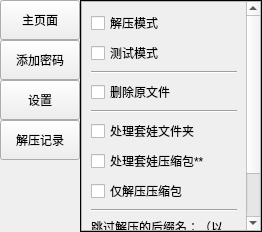
<?xml version="1.0" encoding="UTF-8"?>
<ui version="4.0">
 <class>MainWindow</class>
 <widget class="QMainWindow" name="MainWindow">
  <property name="geometry">
   <rect>
    <x>0</x>
    <y>0</y>
    <width>262</width>
    <height>232</height>
   </rect>
  </property>
  <property name="windowTitle">
   <string>OnlyUnzip</string>
  </property>
  <property name="unifiedTitleAndToolBarOnMac">
   <bool>false</bool>
  </property>
  <widget class="QWidget" name="centralwidget">
   <layout class="QHBoxLayout" name="horizontalLayout" stretch="0,0">
    <property name="spacing">
     <number>0</number>
    </property>
    <property name="leftMargin">
     <number>0</number>
    </property>
    <property name="topMargin">
     <number>0</number>
    </property>
    <property name="rightMargin">
     <number>0</number>
    </property>
    <property name="bottomMargin">
     <number>0</number>
    </property>
    <item>
     <layout class="QVBoxLayout" name="verticalLayout_7">
      <item>
       <layout class="QVBoxLayout" name="verticalLayout_6">
        <property name="spacing">
         <number>0</number>
        </property>
        <item>
         <widget class="QPushButton" name="button_page_main">
          <property name="minimumSize">
           <size>
            <width>0</width>
            <height>40</height>
           </size>
          </property>
          <property name="maximumSize">
           <size>
            <width>16777215</width>
            <height>16777215</height>
           </size>
          </property>
          <property name="text">
           <string>主页面</string>
          </property>
          <property name="autoRepeat">
           <bool>false</bool>
          </property>
          <property name="autoDefault">
           <bool>false</bool>
          </property>
          <property name="default">
           <bool>false</bool>
          </property>
          <property name="flat">
           <bool>false</bool>
          </property>
          <attribute name="buttonGroup">
           <string notr="true">buttonGroup</string>
          </attribute>
         </widget>
        </item>
        <item>
         <widget class="QPushButton" name="button_page_password">
          <property name="minimumSize">
           <size>
            <width>0</width>
            <height>40</height>
           </size>
          </property>
          <property name="maximumSize">
           <size>
            <width>16777215</width>
            <height>16777215</height>
           </size>
          </property>
          <property name="text">
           <string>添加密码</string>
          </property>
          <attribute name="buttonGroup">
           <string notr="true">buttonGroup</string>
          </attribute>
         </widget>
        </item>
        <item>
         <widget class="QPushButton" name="button_page_setting">
          <property name="minimumSize">
           <size>
            <width>0</width>
            <height>40</height>
           </size>
          </property>
          <property name="maximumSize">
           <size>
            <width>16777215</width>
            <height>16777215</height>
           </size>
          </property>
          <property name="text">
           <string>设置</string>
          </property>
          <attribute name="buttonGroup">
           <string notr="true">buttonGroup</string>
          </attribute>
         </widget>
        </item>
        <item>
         <widget class="QPushButton" name="button_page_history">
          <property name="minimumSize">
           <size>
            <width>0</width>
            <height>40</height>
           </size>
          </property>
          <property name="maximumSize">
           <size>
            <width>16777215</width>
            <height>16777215</height>
           </size>
          </property>
          <property name="text">
           <string>解压记录</string>
          </property>
          <attribute name="buttonGroup">
           <string notr="true">buttonGroup</string>
          </attribute>
         </widget>
        </item>
       </layout>
      </item>
      <item>
       <spacer name="verticalSpacer">
        <property name="orientation">
         <enum>Qt::Vertical</enum>
        </property>
        <property name="sizeHint" stdset="0">
         <size>
          <width>0</width>
          <height>0</height>
         </size>
        </property>
       </spacer>
      </item>
     </layout>
    </item>
    <item>
     <widget class="QStackedWidget" name="stackedWidget">
      <property name="acceptDrops">
       <bool>false</bool>
      </property>
      <property name="frameShape">
       <enum>QFrame::Box</enum>
      </property>
      <property name="currentIndex">
       <number>2</number>
      </property>
      <widget class="QWidget" name="page">
       <property name="acceptDrops">
        <bool>false</bool>
       </property>
       <layout class="QVBoxLayout" name="verticalLayout_3" stretch="3,0,0">
        <property name="spacing">
         <number>0</number>
        </property>
        <property name="leftMargin">
         <number>0</number>
        </property>
        <property name="topMargin">
         <number>0</number>
        </property>
        <property name="rightMargin">
         <number>0</number>
        </property>
        <property name="bottomMargin">
         <number>3</number>
        </property>
        <item>
         <widget class="QLabel" name="label_icon">
          <property name="acceptDrops">
           <bool>true</bool>
          </property>
          <property name="frameShape">
           <enum>QFrame::NoFrame</enum>
          </property>
          <property name="text">
           <string>图标</string>
          </property>
          <property name="scaledContents">
           <bool>true</bool>
          </property>
         </widget>
        </item>
        <item>
         <widget class="Line" name="line_3">
          <property name="orientation">
           <enum>Qt::Horizontal</enum>
          </property>
         </widget>
        </item>
        <item>
         <layout class="QVBoxLayout" name="verticalLayout_2">
          <property name="spacing">
           <number>0</number>
          </property>
          <item>
           <widget class="QLabel" name="label_current_file">
            <property name="maximumSize">
             <size>
              <width>16777215</width>
              <height>36</height>
             </size>
            </property>
            <property name="text">
             <string>显示当前文件</string>
            </property>
            <property name="wordWrap">
             <bool>true</bool>
            </property>
           </widget>
          </item>
          <item>
           <widget class="QLabel" name="label_schedule">
            <property name="text">
             <string>显示当前进度</string>
            </property>
            <property name="wordWrap">
             <bool>true</bool>
            </property>
           </widget>
          </item>
         </layout>
        </item>
       </layout>
      </widget>
      <widget class="QWidget" name="page_2">
       <layout class="QGridLayout" name="gridLayout">
        <property name="leftMargin">
         <number>0</number>
        </property>
        <property name="topMargin">
         <number>0</number>
        </property>
        <property name="rightMargin">
         <number>0</number>
        </property>
        <property name="bottomMargin">
         <number>0</number>
        </property>
        <property name="spacing">
         <number>0</number>
        </property>
        <item row="0" column="0" colspan="2">
         <widget class="QPlainTextEdit" name="text_password">
          <property name="plainText">
           <string/>
          </property>
          <property name="placeholderText">
           <string>添加密码，一个密码占一行，点击“更新密码”即可更新</string>
          </property>
         </widget>
        </item>
        <item row="1" column="0">
         <layout class="QVBoxLayout" name="verticalLayout_8" stretch="1,2">
          <property name="spacing">
           <number>0</number>
          </property>
          <item>
           <widget class="QPushButton" name="button_read_clipboard">
            <property name="text">
             <string>读取剪切板</string>
            </property>
           </widget>
          </item>
          <item>
           <widget class="QPushButton" name="button_update_password">
            <property name="sizePolicy">
             <sizepolicy hsizetype="Minimum" vsizetype="Minimum">
              <horstretch>0</horstretch>
              <verstretch>0</verstretch>
             </sizepolicy>
            </property>
            <property name="text">
             <string>更新密码</string>
            </property>
           </widget>
          </item>
         </layout>
        </item>
        <item row="1" column="1">
         <layout class="QVBoxLayout" name="verticalLayout">
          <property name="spacing">
           <number>0</number>
          </property>
          <item>
           <widget class="QPushButton" name="button_export_password">
            <property name="text">
             <string>导出密码</string>
            </property>
           </widget>
          </item>
          <item>
           <widget class="QPushButton" name="button_export_password_with_number">
            <property name="text">
             <string>导出(含次数)</string>
            </property>
           </widget>
          </item>
          <item>
           <widget class="QPushButton" name="button_open_password">
            <property name="enabled">
             <bool>false</bool>
            </property>
            <property name="text">
             <string>打开导出文件</string>
            </property>
           </widget>
          </item>
         </layout>
        </item>
       </layout>
      </widget>
      <widget class="QWidget" name="page_3">
       <layout class="QVBoxLayout" name="verticalLayout_9">
        <property name="spacing">
         <number>0</number>
        </property>
        <property name="leftMargin">
         <number>0</number>
        </property>
        <property name="topMargin">
         <number>0</number>
        </property>
        <property name="rightMargin">
         <number>0</number>
        </property>
        <property name="bottomMargin">
         <number>0</number>
        </property>
        <item>
         <widget class="QScrollArea" name="scrollArea">
          <property name="widgetResizable">
           <bool>true</bool>
          </property>
          <widget class="QWidget" name="scrollAreaWidgetContents">
           <property name="geometry">
            <rect>
             <x>0</x>
             <y>0</y>
             <width>162</width>
             <height>229</height>
            </rect>
           </property>
           <layout class="QVBoxLayout" name="verticalLayout_4">
            <item>
             <widget class="QCheckBox" name="checkBox_model_unzip">
              <property name="toolTip">
               <string>&lt;html&gt;&lt;head/&gt;&lt;body&gt;&lt;p&gt;解压压缩包到当前文件所在目录&lt;/p&gt;&lt;/body&gt;&lt;/html&gt;</string>
              </property>
              <property name="text">
               <string>解压模式</string>
              </property>
              <attribute name="buttonGroup">
               <string notr="true">buttonGroup_check_model</string>
              </attribute>
             </widget>
            </item>
            <item>
             <widget class="QCheckBox" name="checkBox_model_test">
              <property name="toolTip">
               <string>&lt;html&gt;&lt;head/&gt;&lt;body&gt;&lt;p&gt;仅搜索压缩包的密码而不进行解压，结果显示在“历史记录”页&lt;/p&gt;&lt;/body&gt;&lt;/html&gt;</string>
              </property>
              <property name="text">
               <string>测试模式</string>
              </property>
              <attribute name="buttonGroup">
               <string notr="true">buttonGroup_check_model</string>
              </attribute>
             </widget>
            </item>
            <item>
             <widget class="Line" name="line">
              <property name="orientation">
               <enum>Qt::Horizontal</enum>
              </property>
             </widget>
            </item>
            <item>
             <widget class="QCheckBox" name="checkBox_delect_zip">
              <property name="toolTip">
               <string>&lt;html&gt;&lt;head/&gt;&lt;body&gt;&lt;p&gt;解压完成后删除原文件（到回收站）&lt;/p&gt;&lt;/body&gt;&lt;/html&gt;</string>
              </property>
              <property name="text">
               <string>删除原文件</string>
              </property>
             </widget>
            </item>
            <item>
             <widget class="Line" name="line_2">
              <property name="orientation">
               <enum>Qt::Horizontal</enum>
              </property>
             </widget>
            </item>
            <item>
             <widget class="QCheckBox" name="checkBox_nested_folders">
              <property name="toolTip">
               <string>&lt;html&gt;&lt;head/&gt;&lt;body&gt;&lt;p&gt;逻辑类似于Bandzip&lt;/p&gt;&lt;/body&gt;&lt;/html&gt;</string>
              </property>
              <property name="text">
               <string>处理套娃文件夹</string>
              </property>
              <property name="checked">
               <bool>false</bool>
              </property>
             </widget>
            </item>
            <item>
             <widget class="QCheckBox" name="checkBox_nested_zip">
              <property name="enabled">
               <bool>true</bool>
              </property>
              <property name="toolTip">
               <string>&lt;html&gt;&lt;head/&gt;&lt;body&gt;&lt;p&gt;逻辑为：将解压后的文件重新运行一次解压&lt;/p&gt;&lt;p&gt;&lt;br/&gt;&lt;/p&gt;&lt;p&gt;建议与“&lt;span style=&quot; font-weight:600;&quot;&gt;仅解压压缩包&lt;/span&gt;”选项同时选中&lt;/p&gt;&lt;p&gt;&lt;br/&gt;&lt;/p&gt;&lt;p&gt;用于解压【&lt;span style=&quot; font-weight:600;&quot;&gt;游戏、复杂结构文件&lt;/span&gt;】时不建议使用&lt;/p&gt;&lt;/body&gt;&lt;/html&gt;</string>
              </property>
              <property name="text">
               <string>处理套娃压缩包**</string>
              </property>
             </widget>
            </item>
            <item>
             <widget class="QCheckBox" name="checkBox_check_zip">
              <property name="toolTip">
               <string>&lt;html&gt;&lt;head/&gt;&lt;body&gt;&lt;p&gt;压缩包的识别方法：使用filetype库+指定文件名后缀（exe文件不会被认定为压缩包）&lt;/p&gt;&lt;/body&gt;&lt;/html&gt;</string>
              </property>
              <property name="text">
               <string>仅解压压缩包</string>
              </property>
              <property name="checked">
               <bool>false</bool>
              </property>
             </widget>
            </item>
            <item>
             <widget class="Line" name="line_4">
              <property name="orientation">
               <enum>Qt::Horizontal</enum>
              </property>
             </widget>
            </item>
            <item>
             <widget class="QLabel" name="label">
              <property name="text">
               <string>跳过解压的后缀名：（以,或空格分隔，忽略大小写）</string>
              </property>
              <property name="wordWrap">
               <bool>true</bool>
              </property>
             </widget>
            </item>
            <item>
             <widget class="QLineEdit" name="lineedit_unzip_skip_suffix"/>
            </item>
           </layout>
          </widget>
         </widget>
        </item>
       </layout>
      </widget>
      <widget class="QWidget" name="page_4">
       <layout class="QHBoxLayout" name="horizontalLayout_2">
        <property name="spacing">
         <number>0</number>
        </property>
        <property name="leftMargin">
         <number>0</number>
        </property>
        <property name="topMargin">
         <number>0</number>
        </property>
        <property name="rightMargin">
         <number>0</number>
        </property>
        <property name="bottomMargin">
         <number>0</number>
        </property>
        <item>
         <widget class="QListWidget" name="listWidget_history">
          <property name="wordWrap">
           <bool>true</bool>
          </property>
         </widget>
        </item>
       </layout>
      </widget>
     </widget>
    </item>
   </layout>
  </widget>
 </widget>
 <resources/>
 <connections/>
 <buttongroups>
  <buttongroup name="buttonGroup_check_model"/>
  <buttongroup name="buttonGroup"/>
 </buttongroups>
</ui>
